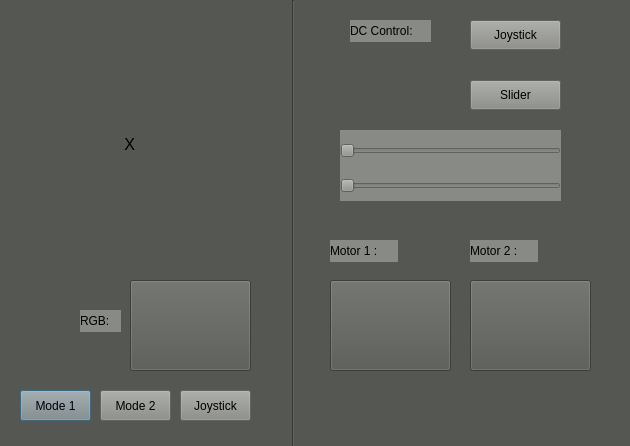
<?xml version="1.0" encoding="UTF-8"?>
<ui version="4.0">
 <class>Dialog</class>
 <widget class="QDialog" name="Dialog">
  <property name="geometry">
   <rect>
    <x>0</x>
    <y>0</y>
    <width>630</width>
    <height>446</height>
   </rect>
  </property>
  <property name="windowTitle">
   <string>Dialog</string>
  </property>
  <property name="styleSheet">
   <string notr="true">background-color: rgb(85, 87, 83);</string>
  </property>
  <widget class="QLabel" name="label">
   <property name="geometry">
    <rect>
     <x>0</x>
     <y>0</y>
     <width>251</width>
     <height>261</height>
    </rect>
   </property>
   <property name="text">
    <string/>
   </property>
   <property name="pixmap">
    <pixmap>../Downloads/Untitled.png</pixmap>
   </property>
   <property name="scaledContents">
    <bool>true</bool>
   </property>
  </widget>
  <widget class="QSlider" name="horizontalSlider">
   <property name="geometry">
    <rect>
     <x>340</x>
     <y>130</y>
     <width>221</width>
     <height>41</height>
    </rect>
   </property>
   <property name="styleSheet">
    <string notr="true">background-color: rgb(136, 138, 133);</string>
   </property>
   <property name="maximum">
    <number>100</number>
   </property>
   <property name="singleStep">
    <number>25</number>
   </property>
   <property name="sliderPosition">
    <number>0</number>
   </property>
   <property name="orientation">
    <enum>Qt::Horizontal</enum>
   </property>
  </widget>
  <widget class="QPushButton" name="pushButton">
   <property name="geometry">
    <rect>
     <x>20</x>
     <y>390</y>
     <width>71</width>
     <height>31</height>
    </rect>
   </property>
   <property name="styleSheet">
    <string notr="true">background-color: rgb(136, 138, 133);</string>
   </property>
   <property name="text">
    <string>Mode 1</string>
   </property>
  </widget>
  <widget class="QPushButton" name="pushButton_2">
   <property name="geometry">
    <rect>
     <x>100</x>
     <y>390</y>
     <width>71</width>
     <height>31</height>
    </rect>
   </property>
   <property name="styleSheet">
    <string notr="true">background-color: rgb(136, 138, 133);</string>
   </property>
   <property name="text">
    <string>Mode 2</string>
   </property>
  </widget>
  <widget class="QPushButton" name="pushButton_3">
   <property name="geometry">
    <rect>
     <x>180</x>
     <y>390</y>
     <width>71</width>
     <height>31</height>
    </rect>
   </property>
   <property name="styleSheet">
    <string notr="true">background-color: rgb(136, 138, 133);</string>
   </property>
   <property name="text">
    <string>Joystick</string>
   </property>
  </widget>
  <widget class="QPushButton" name="pushButton_4">
   <property name="geometry">
    <rect>
     <x>470</x>
     <y>20</y>
     <width>91</width>
     <height>30</height>
    </rect>
   </property>
   <property name="styleSheet">
    <string notr="true">background-color: rgb(136, 138, 133);</string>
   </property>
   <property name="text">
    <string>Joystick</string>
   </property>
  </widget>
  <widget class="QPushButton" name="pushButton_5">
   <property name="geometry">
    <rect>
     <x>470</x>
     <y>80</y>
     <width>91</width>
     <height>30</height>
    </rect>
   </property>
   <property name="styleSheet">
    <string notr="true">background-color: rgb(136, 138, 133);</string>
   </property>
   <property name="text">
    <string>Slider</string>
   </property>
  </widget>
  <widget class="QLabel" name="label_5">
   <property name="geometry">
    <rect>
     <x>350</x>
     <y>20</y>
     <width>81</width>
     <height>22</height>
    </rect>
   </property>
   <property name="styleSheet">
    <string notr="true">background-color: rgb(136, 138, 133);</string>
   </property>
   <property name="text">
    <string>DC Control: </string>
   </property>
  </widget>
  <widget class="QSlider" name="horizontalSlider_2">
   <property name="geometry">
    <rect>
     <x>340</x>
     <y>170</y>
     <width>221</width>
     <height>31</height>
    </rect>
   </property>
   <property name="styleSheet">
    <string notr="true">background-color: rgb(136, 138, 133);</string>
   </property>
   <property name="maximum">
    <number>100</number>
   </property>
   <property name="singleStep">
    <number>15</number>
   </property>
   <property name="sliderPosition">
    <number>0</number>
   </property>
   <property name="orientation">
    <enum>Qt::Horizontal</enum>
   </property>
  </widget>
  <widget class="QLabel" name="label_6">
   <property name="geometry">
    <rect>
     <x>120</x>
     <y>136</y>
     <width>16</width>
     <height>16</height>
    </rect>
   </property>
   <property name="font">
    <font>
     <pointsize>12</pointsize>
    </font>
   </property>
   <property name="text">
    <string> X</string>
   </property>
  </widget>
  <widget class="QPushButton" name="pushButton_6">
   <property name="geometry">
    <rect>
     <x>330</x>
     <y>280</y>
     <width>121</width>
     <height>91</height>
    </rect>
   </property>
   <property name="text">
    <string/>
   </property>
  </widget>
  <widget class="QPushButton" name="pushButton_7">
   <property name="geometry">
    <rect>
     <x>470</x>
     <y>280</y>
     <width>121</width>
     <height>91</height>
    </rect>
   </property>
   <property name="text">
    <string/>
   </property>
  </widget>
  <widget class="QLabel" name="label_7">
   <property name="geometry">
    <rect>
     <x>330</x>
     <y>240</y>
     <width>68</width>
     <height>22</height>
    </rect>
   </property>
   <property name="styleSheet">
    <string notr="true">background-color: rgb(136, 138, 133);</string>
   </property>
   <property name="text">
    <string>Motor 1 :</string>
   </property>
  </widget>
  <widget class="QLabel" name="label_8">
   <property name="geometry">
    <rect>
     <x>470</x>
     <y>240</y>
     <width>68</width>
     <height>22</height>
    </rect>
   </property>
   <property name="styleSheet">
    <string notr="true">background-color: rgb(136, 138, 133);</string>
   </property>
   <property name="text">
    <string>Motor 2 :</string>
   </property>
  </widget>
  <widget class="QPushButton" name="pushButton_8">
   <property name="geometry">
    <rect>
     <x>130</x>
     <y>280</y>
     <width>121</width>
     <height>91</height>
    </rect>
   </property>
   <property name="text">
    <string/>
   </property>
  </widget>
  <widget class="QLabel" name="label_2">
   <property name="geometry">
    <rect>
     <x>80</x>
     <y>310</y>
     <width>41</width>
     <height>22</height>
    </rect>
   </property>
   <property name="styleSheet">
    <string notr="true">background-color: rgb(136, 138, 133);</string>
   </property>
   <property name="text">
    <string>RGB:</string>
   </property>
  </widget>
  <widget class="Line" name="line">
   <property name="geometry">
    <rect>
     <x>273</x>
     <y>0</y>
     <width>41</width>
     <height>451</height>
    </rect>
   </property>
   <property name="orientation">
    <enum>Qt::Vertical</enum>
   </property>
  </widget>
 </widget>
 <layoutdefault spacing="6" margin="11"/>
 <resources/>
 <connections/>
</ui>
